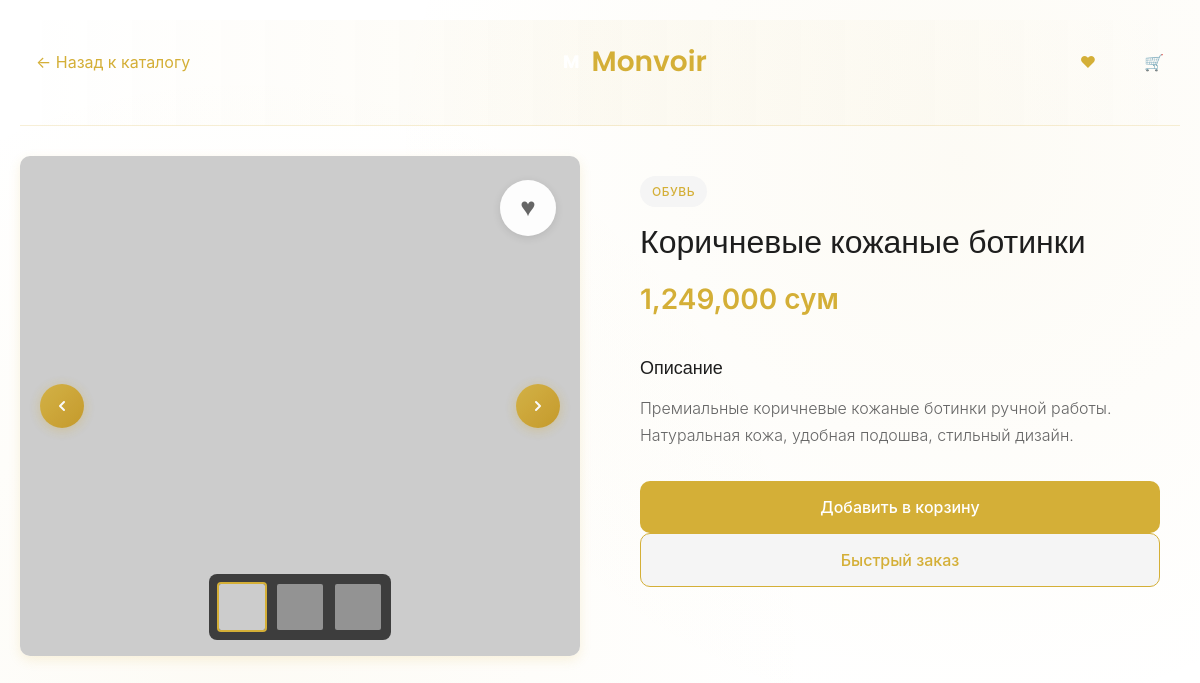
The app's page /product/2 with its own data.
### models.py (models this page shows, shortened)
class Product(db.Model):
    id = db.Column(db.Integer, primary_key=True)
    name = db.Column(db.String(200), nullable=False)
    price = db.Column(db.Float, nullable=False)
    category = db.Column(db.String(100), nullable=False)  # Keep string for backward compatibility
    category_id = db.Column(db.Integer, db.ForeignKey('category.id'), nullable=True)  # New foreign key
    description = db.Column(db.Text, nullable=False)
    image_url = db.Column(db.String(500), nullable=True)
    image_gallery = db.Column(db.Text, nullable=True)  # JSON string for multiple images
    color = db.Column(db.String(50), nullable=True)
    created_at = db.Column(db.DateTime, default=datetime.utcnow)
    def formatted_price(self):
        return f"{self.price:,.0f} сум"
    def get_image_gallery(self):
        if self.image_gallery:
            import json
            try:
                return json.loads(self.image_gallery)
            except:
                return []
        return []
    def get_all_images(self):
        images = []
        if self.image_url:
            images.append(self.image_url)
        images.extend(self.get_image_gallery())
        return images

### app.py (the view)
@app.route('/product/<int:product_id>')
def product_detail(product_id):
    product = Product.query.get_or_404(product_id)
    return render_template('product.html', product=product)

### templates/product.html (shortened to what this page needs)
<!DOCTYPE html>
<html lang="ru">
<head>
    <link rel="stylesheet" href="{{ url_for('static', filename='css/style.css') }}">
</head>
<body>
    <div class="container">
        <header class="header">
            <a href="{{ url_for('index') }}" class="back-link">← Назад к каталогу</a>
            <h1 class="logo">
                <div class="logo-icon">M</div>
                Monvoir
            </h1>
            <div class="header-actions">
                <a href="{{ url_for('favorites') }}" class="favorites-link">
                    <span class="heart-icon">♥</span>
                </a>
                <a href="{{ url_for('cart') }}" class="cart-link">
                    <span class="cart-icon">🛒</span>
                </a>
            </div>
        </header>
        <div class="product-detail">
            <div class="product-detail-image-container">
                <div class="product-detail-gallery">
                    {% set all_images = product.get_all_images() %}
                    {% for image_url in all_images %}
                    <div class="detail-gallery-slide {% if loop.first %}active{% endif %}">
                    </div>
                    {% endfor %}
                </div>
                {% if all_images|length > 1 %}
                <div class="detail-gallery-controls">
                    <button class="gallery-prev" onclick="changeDetailImage(this, -1)" title="Предыдущее фото">
                        <svg width="16" height="16" viewBox="0 0 24 24" fill="none" stroke="currentColor" stroke-width="3" stroke-linecap="round" stroke-linejoin="round">
                            <polyline points="15,18 9,12 15,6"></polyline>
                        </svg>
                    </button>
                    <button class="gallery-next" onclick="changeDetailImage(this, 1)" title="Следующее фото">
                        <svg width="16" height="16" viewBox="0 0 24 24" fill="none" stroke="currentColor" stroke-width="3" stroke-linecap="round" stroke-linejoin="round">
                            <polyline points="9,18 15,12 9,6"></polyline>
                        </svg>
                    </button>
                </div>
                <div class="detail-gallery-thumbnails">
                    {% for image_url in all_images %}
                    <div class="thumbnail {% if loop.first %}active{% endif %}" onclick="goToDetailImage(this, {{ loop.index0 }})">
                        <img src="{{ image_url }}" alt="{{ product.name }}">
                    </div>
                    {% endfor %}
                </div>
                {% endif %}
                <button class="favorite-btn product-favorite" data-product-id="{{ product.id }}" onclick="toggleFavorite({
                    id: {{ product.id }},
                    name: '{{ product.name|replace("'", "\\'") }}',
                    price: {{ product.price }},
                    category: '{{ product.category }}',
                    image_url: '{{ product.image_url }}',
                    description: '{{ product.description|replace("'", "\\'") }}'
                })">
                    <span class="heart-icon">♥</span>
                </button>
            </div>
            <div class="product-detail-info">
                <div class="product-category-badge">{{ product.category }}</div>
                <h1 class="product-detail-name">{{ product.name }}</h1>
                <div class="product-detail-price">{{ product.formatted_price() }}</div>
                <div class="product-description">
                    <h3>Описание</h3>
                    <p>{{ product.description }}</p>
                </div>
                <div class="product-actions">
                    <button class="btn btn-primary btn-large" onclick="addToCart({
                        id: {{ product.id }},
                        name: '{{ product.name|replace("'", "\\'") }}',
                        price: {{ product.price }},
                        category: '{{ product.category }}',
                        image_url: '{{ product.image_url }}'
                    }, this)">
                        Добавить в корзину
                    </button>
                    <button class="btn btn-secondary btn-large" onclick="showOrderInfo()">
                        Быстрый заказ
                    </button>
                </div>
            </div>
        </div>
    </div>
</body>
</html>

### records on screen
Product: category "ОБУВЬ", name "Коричневые кожаные ботинки", formatted_price "1,249,000 сум", description "Премиальные коричневые кожаные ботинки ручной работы. Натуральная кожа, удобная подошва, стильный дизайн."
